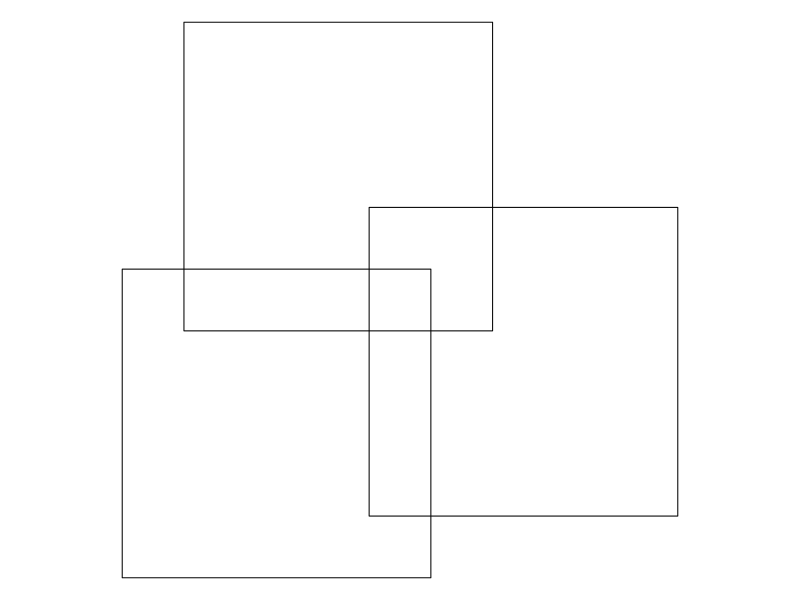
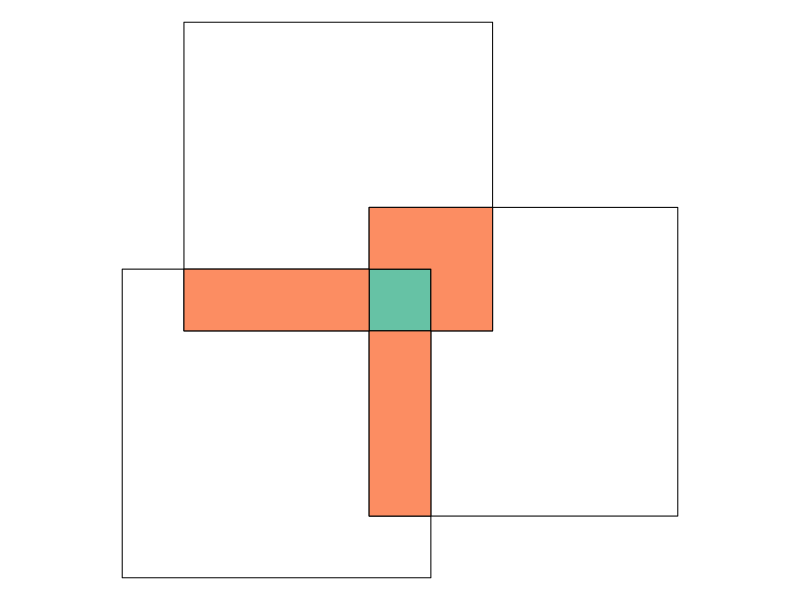
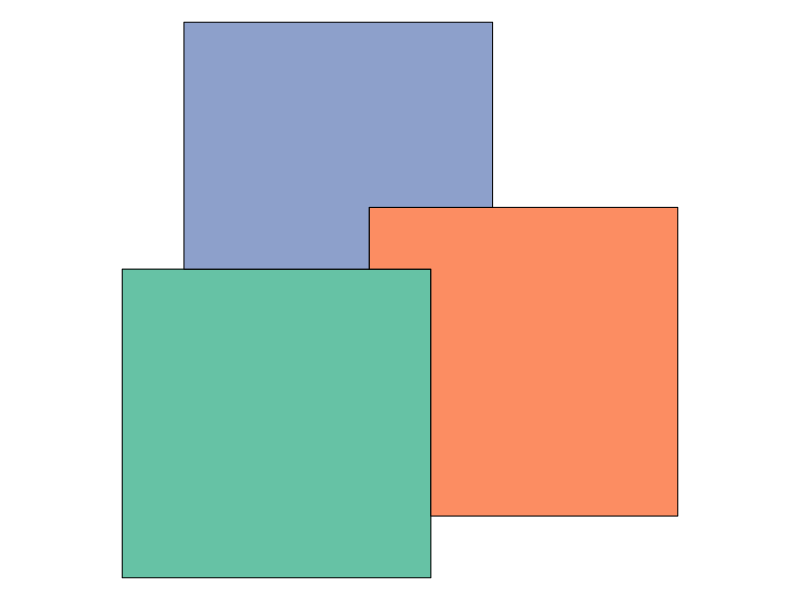
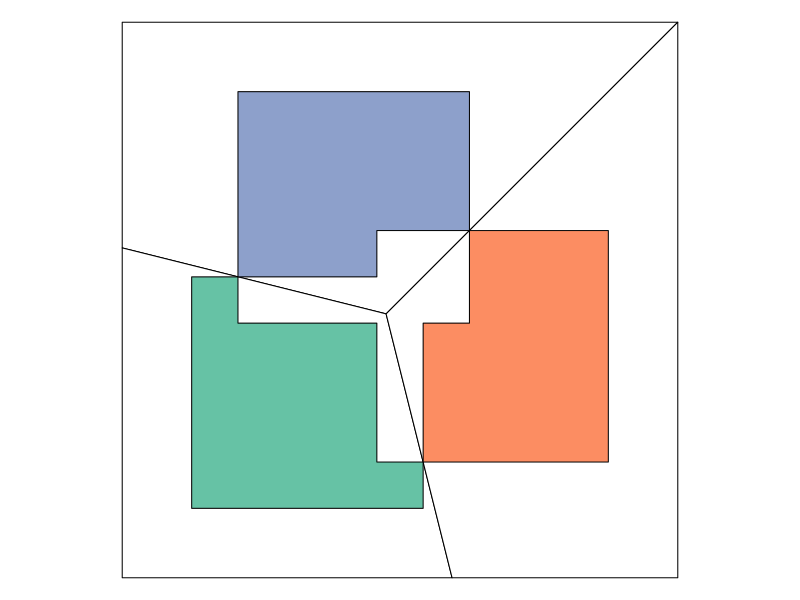
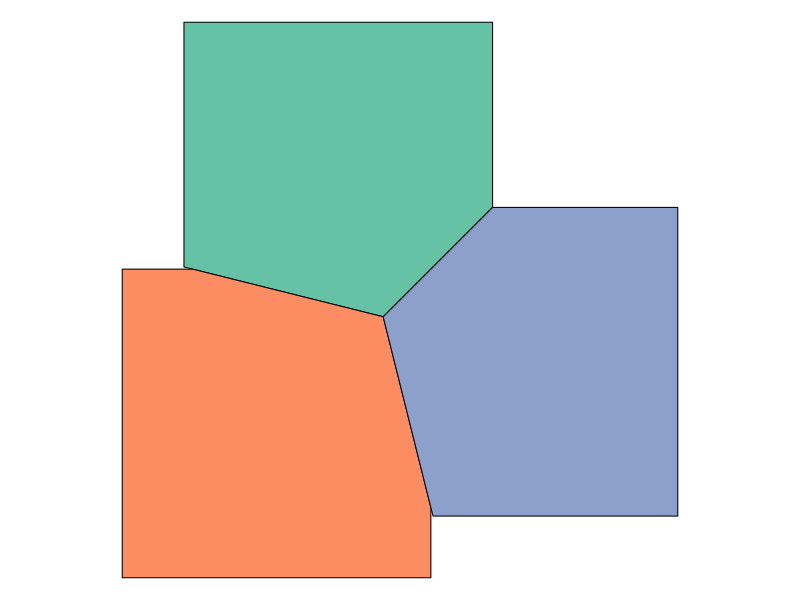
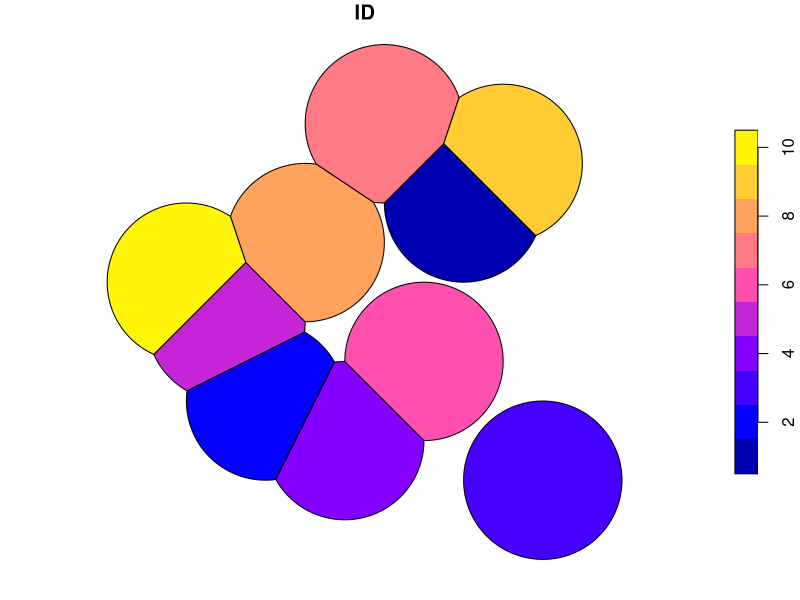
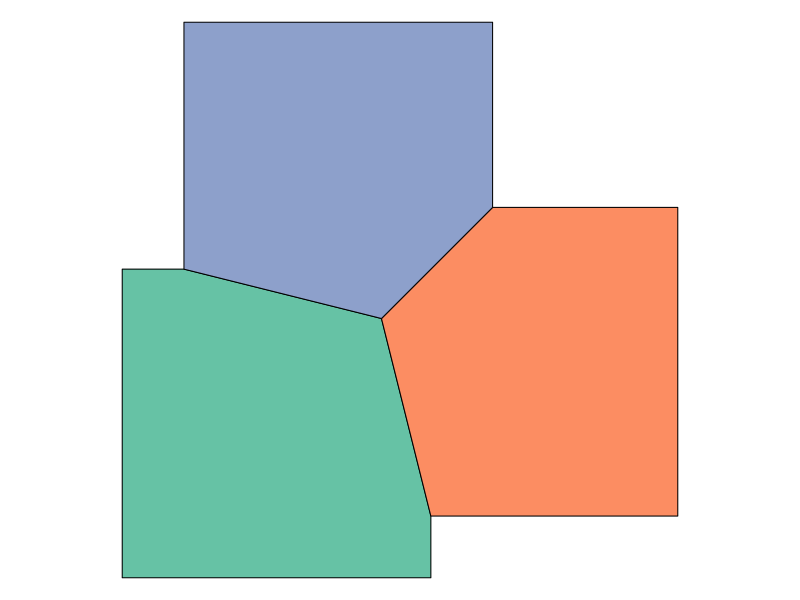
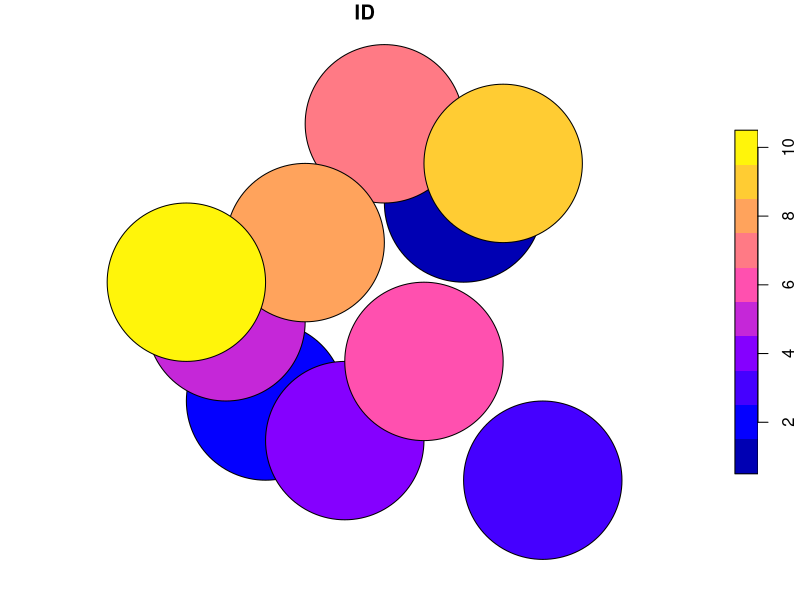

Source code (R) for these figures, in order:
## ---- chunk 1
knitr::opts_chunk$set(echo = TRUE)
knitr::opts_chunk$set(fig=TRUE)
knitr::opts_chunk$set(fig.path = "images/")
## ---- chunk 2
library(sf)
library(tidyverse)

pol = st_polygon(list(rbind(c(0,0), c(1,0), c(1,1), c(0,1), c(0,0))))
b = st_sfc(pol, pol + c(.8, .2), pol + c(.2, .8))
par(mar = rep(0, 4))
plot(b, col = NA)
## ---- chunk 3
i = st_intersection(st_sf(b))
par(mar = rep(0, 4))
cl = sf.colors(3, categorical = TRUE)
plot(st_geometry(b))
plot(st_geometry(i[i$n.overlaps == 3,2]), col = cl[1], add = TRUE)
plot(st_geometry(i[i$n.overlaps == 2,2]), col = cl[2], add = TRUE)
## ---- chunk 4
d = st_difference(b)
plot(d, col = cl)
## ---- chunk 5
independent <- b %>% st_sf %>% st_intersection %>% subset(n.overlaps<=1)
overlap <- b %>% st_sf %>% st_intersection %>% subset(n.overlaps>1) %>% st_union()
partition <- b %>% st_centroid %>% st_union %>% st_voronoi %>% st_cast

plot(st_geometry(partition), col="white")
plot(st_geometry(independent), col=cl, add=TRUE)
## ---- chunk 6
pol = st_polygon(list(rbind(c(0,0), c(1,0), c(1,1), c(0,1), c(0,0))))
b = st_sfc(pol, pol + c(.8, .2), pol + c(.2, .8))

independent <- b %>% st_sf %>% st_intersection %>% subset(n.overlaps<=1) %>% st_cast("POLYGON")
overlap <- b %>% st_sf %>% st_intersection %>% subset(n.overlaps>1) %>% st_union()
partition <- independent %>% st_centroid %>% st_union %>% st_voronoi %>% st_cast

merge_list <- st_within(partition %>% st_intersection(overlap), b)

merged_list <- lapply(1:length(merge_list), function(i){st_sf(st_intersection(partition[i], b[merge_list[[i]]]))})

new_b <- do.call(rbind, merged_list)
plot(new_b, col=cl)
## ---- chunk 7
# https://github.com/r-spatial/sf/issues/824
st_buffer_without_overlap <- function(centroids, dist) {

     # Voronoi tesselation
     voronoi <- 
          centroids %>% 
          st_geometry() %>%
          st_union() %>%
          st_voronoi() %>%
          st_collection_extract()
     
     # Put them back in their original order
     voronoi <-
          voronoi[unlist(st_intersects(centroids,voronoi))]

     # Keep the attributes
     result <- centroids
     
     # Intersect voronoi zones with buffer zones
     st_geometry(result) <-
          mapply(function(x,y) st_intersection(x,y),
                 st_buffer(st_geometry(centroids),dist), 
                 voronoi,
                 SIMPLIFY=FALSE) %>%
          st_sfc(crs=st_crs(centroids))

     result
}

set.seed(13)
df <- data.frame(ID = 1:10, X = sample(1:10, 10), Y = sample(1:10, 10))
st_geometry(df) <- st_geometry(st_as_sf(df,coords = c("X", "Y")))
df$X<-NULL
df$Y<-NULL

plot(st_buffer_without_overlap(df,2))
## ---- chunk 8
# credit to https://github.com/r-spatial/sf/issues/824
st_no_overlap <- function(polygons) {
  
  centroids <- polygons %>% st_centroid

     # Voronoi tesselation
     voronoi <- 
          centroids %>% 
          st_geometry() %>%
          st_union() %>%
          st_voronoi() %>%
          st_collection_extract()
     
     # Put them back in their original order
     voronoi <-
          voronoi[unlist(st_intersects(centroids,voronoi))]

     # Keep the attributes
     result <- centroids
     
     # Intersect voronoi zones with buffer zones
     st_geometry(result) <-
          mapply(function(x,y) st_intersection(x,y),
                 #st_buffer(st_geometry(centroids),dist), 
                 polygons$geometry,
                 voronoi,
                 SIMPLIFY=FALSE) %>%
          st_sfc(crs=st_crs(centroids))

     result
}
plot(st_no_overlap(st_sf(geometry=b)), col=cl)
## ---- chunk 9
set.seed(13)
df <- data.frame(ID = 1:10, X = sample(1:10, 10), Y = sample(1:10, 10))
st_geometry(df) <- st_geometry(st_as_sf(df,coords = c("X", "Y")))
df$X<-NULL
df$Y<-NULL

#plot(st_buffer_without_overlap(df,2))
plot(st_buffer(df,2))

plot(st_no_overlap(st_buffer(df,2)))
## ---- chunk 10
# NOT RUN {
m1 = cbind(c(0, 0, 1, 0), c(0, 1, 1, 0))
m2 = cbind(c(0, 1, 1, 0), c(0, 0, 1, 0))
pol = st_sfc(st_polygon(list(m1)), st_polygon(list(m2)))
set.seed(1985)
d = data.frame(matrix(runif(15), ncol = 3))
p = st_as_sf(x = d, coords = 1:2)
plot(pol)
plot(p, add = TRUE)
(p_ag1 = aggregate(p, pol, mean))
plot(p_ag1) # geometry same as pol
# works when x overlaps multiple objects in 'by':
p_buff = st_buffer(p, 0.2)
plot(p_buff, add = TRUE)
(p_ag2 = aggregate(p_buff, pol, mean)) # increased mean of second
# with non-matching features
m3 = cbind(c(0, 0, -0.1, 0), c(0, 0.1, 0.1, 0))
pol = st_sfc(st_polygon(list(m3)), st_polygon(list(m1)), st_polygon(list(m2)))
(p_ag3 = aggregate(p, pol, mean))
plot(p_ag3)
# In case we need to pass an argument to the join function:
(p_ag4 = aggregate(p, pol, mean, 
     join = function(x, y) st_is_within_distance(x, y, dist = 0.3)))
# }
